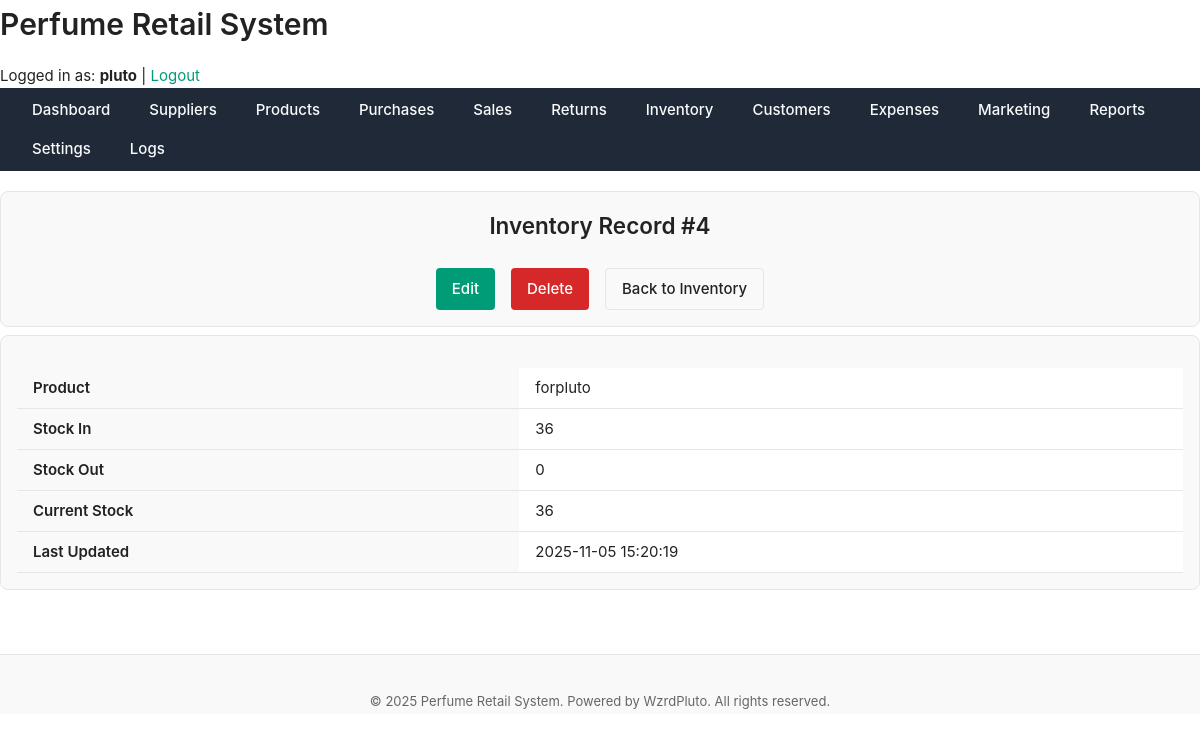
/public/inventory/view.php?id=4 (signed in), run on the app's committed database.
### tables this page shows
CREATE TABLE `inventory` (
  `inventory_id` int(11) NOT NULL,
  `product_id` int(11) NOT NULL,
  `stock_in` int(11) DEFAULT 0,
  `stock_out` int(11) DEFAULT 0,
  `current_stock` int(11) GENERATED ALWAYS AS (`stock_in` - `stock_out`) STORED,
  `last_updated` datetime DEFAULT current_timestamp() ON UPDATE current_timestamp()
);

CREATE TABLE `products` (
  `product_id` int(11) NOT NULL,
  `name` varchar(150) NOT NULL,
  `brand` varchar(100) DEFAULT NULL,
  `category` varchar(100) DEFAULT NULL,
  `size_ml` decimal(6,2) DEFAULT NULL,
  `cost_price` decimal(10,2) NOT NULL,
  `retail_price` decimal(10,2) NOT NULL,
  `supplier_id` int(11) DEFAULT NULL,
  `status` enum('active','discontinued') DEFAULT 'active',
  `created_at` datetime DEFAULT current_timestamp(),
  `description` text NOT NULL
);

### includes/functions.php (called while the page is built, shortened)
<?php
function get_inventory_by_id($pdo, $id) {
    $stmt = $pdo->prepare("
        SELECT i.*, p.name AS product_name
        FROM inventory i
        JOIN products p ON i.product_id = p.product_id
        WHERE i.inventory_id = ?
    ");
    $stmt->execute([$id]);
    return $stmt->fetch(PDO::FETCH_ASSOC);
}

### public/inventory/view.php (the view, shortened to what this page needs)
<?php
require_once '../../includes/functions.php';
$id = $_GET['id'] ?? null;
$inventory = get_inventory_by_id($pdo, $id);
include '../../includes/header.php';
?>
<main class="main-content">
    <div class="card mb-sm" style="display:flex; justify-content:space-between; align-items:center;">
        <h2>Inventory Record #<?= htmlspecialchars($inventory['inventory_id']) ?></h2>
        <div class="flex gap-md">
            <a href="edit.php?id=<?= $inventory['inventory_id'] ?>" class="btn btn-primary">Edit</a>
            <a href="delete.php?id=<?= $inventory['inventory_id'] ?>" class="btn btn-danger">Delete</a>
            <a href="index.php" class="btn btn-secondary">Back to Inventory</a>
        </div>
    </div>
    <div class="card">
        <table class="table">
            <tbody>
                <tr>
                    <th>Product</th>
                    <td><?= htmlspecialchars($inventory['product_name']) ?></td>
                </tr>
                <tr>
                    <th>Stock In</th>
                    <td><?= (int)$inventory['stock_in'] ?></td>
                </tr>
                <tr>
                    <th>Stock Out</th>
                    <td><?= (int)$inventory['stock_out'] ?></td>
                </tr>
                <tr>
                    <th>Current Stock</th>
                    <td><?= (int)$inventory['current_stock'] ?></td>
                </tr>
                <tr>
                    <th>Last Updated</th>
                    <td><?= htmlspecialchars($inventory['last_updated']) ?></td>
                </tr>
            </tbody>
        </table>
    </div>
</main>
<?php include '../../includes/footer.php'; ?>

### assets/css/layout.css (style rules this page uses)
body { display: flex; min-height: 100vh; flex-direction: column; }
table { width: 100%; border-collapse: collapse; }
th, td { padding: var(--space-sm) var(--space-md); text-align: left; border-bottom: 1px solid var(--color-border); }
th { font-weight: 600; background-color: var(--color-surface); }
.flex { display: flex; }
.gap-md { gap: var(--space-md); }

### assets/css/theme.css (style rules this page uses)
:root { --color-bg: #ffffff; --color-surface: #f9f9f9; --color-border: #e6e6e6; --color-text: #222222; --color-text-muted: #666666; --color-primary: #009b77; --color-primary-hover: #008165; --color-danger: #d62828; --color-success: #2d6a4f; --color-warning: #e9c46a; --shadow-light: 0 2px 8px rgba(0, 0, 0, 0.05); --radius-sm: 4px; --radius-md: 8px; --radius-lg: 16px; --font-main: "Inter", "Segoe UI", "Roboto", sans-serif; --font-size-base: 15px; --font-size-sm: 13px; --font-size-lg: 18px; --line-height-base: 1.6; --space-xs: 4px; --space-sm: 8px; --space-md: 16px; --space-lg: 24px; --space-xl: 40px; --transition-fast: 0.15s ease-in-out; --transition-base: 0.25s ease; }
*, *::before, *::after { box-sizing: border-box; margin: 0; padding: 0; }
html, body { font-family: var(--font-main); font-size: var(--font-size-base); line-height: var(--line-height-base); background-color: var(--color-bg); color: var(--color-text); height: 100%; min-height: 100vh; }
a { color: var(--color-primary); text-decoration: none; transition: color var(--transition-fast); }
h1, h2, h3, h4, h5 { color: var(--color-text); margin-bottom: var(--space-md); font-weight: 600; }
.card { background: var(--color-surface); border: 1px solid var(--color-border); border-radius: var(--radius-md); box-shadow: var(--shadow-light); padding: var(--space-lg); margin-bottom: var(--space-lg); }
.btn { display: inline-block; padding: var(--space-sm) var(--space-md); border: none; border-radius: var(--radius-sm); cursor: pointer; transition: background var(--transition-fast); font-size: var(--font-size-base); }
.btn-primary { background: var(--color-primary); color: #fff; }
.btn-danger { background: var(--color-danger); color: #fff; }
table { width: 100%; border-collapse: collapse; margin-top: var(--space-md); }
th, td { text-align: left; padding: var(--space-sm) var(--space-md); border-bottom: 1px solid var(--color-border); }
th { background: var(--color-surface); font-weight: 600; }

### assets/css/components.css (style rules this page uses)
button, .btn { display: inline-flex; align-items: center; justify-content: center; padding: var(--space-sm) var(--space-md); font-size: var(--font-size-base); font-weight: 500; border: none; border-radius: var(--radius-sm); cursor: pointer; transition: background var(--transition-fast), color var(--transition-fast), transform var(--transition-fast); text-decoration: none; }
.btn-primary { background-color: var(--color-primary); color: #fff; }
.btn-secondary { background-color: var(--color-surface); color: var(--color-text); border: 1px solid var(--color-border); }
.btn-danger { background-color: var(--color-danger); color: #fff; }
.card { background-color: var(--color-surface); border: 1px solid var(--color-border); border-radius: var(--radius-md); padding: var(--space-md); box-shadow: var(--shadow-sm); display: flex; flex-direction: column; gap: var(--space-sm); transition: box-shadow var(--transition-base); }
.table { width: 100%; border-collapse: collapse; background-color: var(--color-bg); }
.table th, .table td { padding: var(--space-sm) var(--space-md); text-align: left; border-bottom: 1px solid var(--color-border); }
.table th { background-color: var(--color-surface); font-weight: 600; }
.mb-sm { margin-bottom: var(--space-sm); }

### data on the page
inventory: inventory_id "4", product.name "forpluto", stock_in "36", stock_out "0", current_stock "36", last_updated "2025-11-05 15:20:19"

### other printed values
SITE_NAME "Perfume Retail System"
$_SESSION['username'] "pluto"
